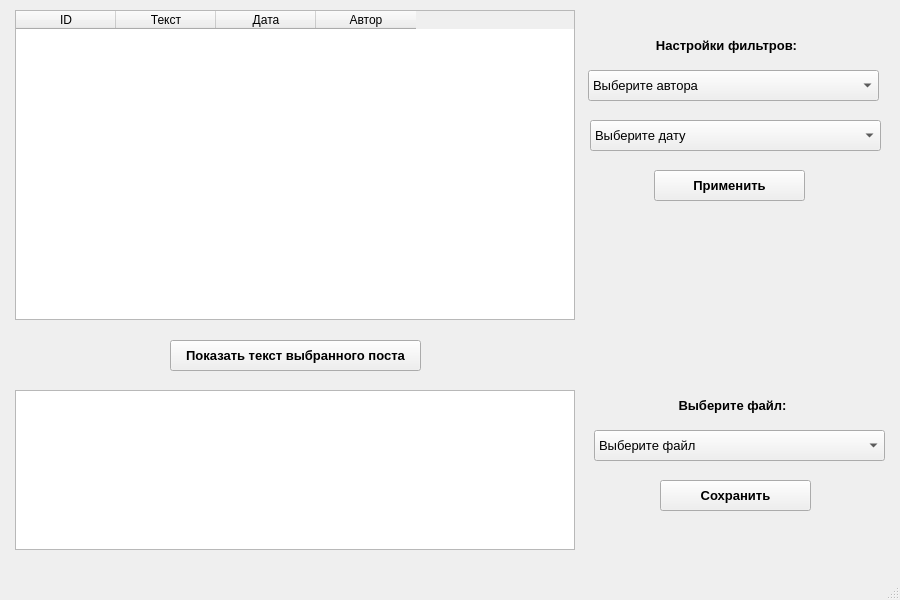
<?xml version="1.0" encoding="UTF-8"?>
<ui version="4.0">
 <class>MainWindow</class>
 <widget class="QMainWindow" name="MainWindow">
  <property name="geometry">
   <rect>
    <x>0</x>
    <y>0</y>
    <width>900</width>
    <height>600</height>
   </rect>
  </property>
  <property name="minimumSize">
   <size>
    <width>900</width>
    <height>600</height>
   </size>
  </property>
  <property name="windowTitle">
   <string>Парсер Аничкова</string>
  </property>
  <widget class="QWidget" name="centralwidget">
   <widget class="QTableWidget" name="table">
    <property name="geometry">
     <rect>
      <x>15</x>
      <y>10</y>
      <width>560</width>
      <height>310</height>
     </rect>
    </property>
    <property name="editTriggers">
     <set>QAbstractItemView::NoEditTriggers</set>
    </property>
    <property name="selectionMode">
     <enum>QAbstractItemView::SingleSelection</enum>
    </property>
    <property name="selectionBehavior">
     <enum>QAbstractItemView::SelectRows</enum>
    </property>
    <column>
     <property name="text">
      <string>ID</string>
     </property>
    </column>
    <column>
     <property name="text">
      <string>Текст</string>
     </property>
    </column>
    <column>
     <property name="text">
      <string>Дата</string>
     </property>
    </column>
    <column>
     <property name="text">
      <string>Автор</string>
     </property>
    </column>
   </widget>
   <widget class="QComboBox" name="authorBox">
    <property name="geometry">
     <rect>
      <x>588</x>
      <y>70</y>
      <width>291</width>
      <height>31</height>
     </rect>
    </property>
    <property name="font">
     <font>
      <pointsize>10</pointsize>
      <italic>false</italic>
     </font>
    </property>
    <property name="currentText">
     <string>Выберите автора</string>
    </property>
    <item>
     <property name="text">
      <string>Выберите автора</string>
     </property>
    </item>
   </widget>
   <widget class="QComboBox" name="dateBox">
    <property name="geometry">
     <rect>
      <x>590</x>
      <y>120</y>
      <width>291</width>
      <height>31</height>
     </rect>
    </property>
    <property name="font">
     <font>
      <pointsize>10</pointsize>
      <italic>false</italic>
     </font>
    </property>
    <property name="currentText">
     <string>Выберите дату</string>
    </property>
    <item>
     <property name="text">
      <string>Выберите дату</string>
     </property>
    </item>
   </widget>
   <widget class="QLabel" name="label">
    <property name="geometry">
     <rect>
      <x>616</x>
      <y>30</y>
      <width>221</width>
      <height>31</height>
     </rect>
    </property>
    <property name="font">
     <font>
      <pointsize>10</pointsize>
      <weight>75</weight>
      <bold>true</bold>
     </font>
    </property>
    <property name="text">
     <string>Настройки фильтров:</string>
    </property>
    <property name="alignment">
     <set>Qt::AlignCenter</set>
    </property>
   </widget>
   <widget class="QPushButton" name="search">
    <property name="geometry">
     <rect>
      <x>654</x>
      <y>170</y>
      <width>151</width>
      <height>31</height>
     </rect>
    </property>
    <property name="font">
     <font>
      <pointsize>10</pointsize>
      <weight>75</weight>
      <bold>true</bold>
     </font>
    </property>
    <property name="text">
     <string>Применить</string>
    </property>
   </widget>
   <widget class="QPlainTextEdit" name="postView">
    <property name="geometry">
     <rect>
      <x>15</x>
      <y>390</y>
      <width>560</width>
      <height>160</height>
     </rect>
    </property>
    <property name="readOnly">
     <bool>true</bool>
    </property>
   </widget>
   <widget class="QComboBox" name="fileBox">
    <property name="geometry">
     <rect>
      <x>594</x>
      <y>430</y>
      <width>291</width>
      <height>31</height>
     </rect>
    </property>
    <property name="font">
     <font>
      <pointsize>10</pointsize>
      <italic>false</italic>
     </font>
    </property>
    <property name="currentText">
     <string>Выберите файл</string>
    </property>
    <item>
     <property name="text">
      <string>Выберите файл</string>
     </property>
    </item>
   </widget>
   <widget class="QLabel" name="label_2">
    <property name="geometry">
     <rect>
      <x>622</x>
      <y>390</y>
      <width>221</width>
      <height>31</height>
     </rect>
    </property>
    <property name="font">
     <font>
      <pointsize>10</pointsize>
      <weight>75</weight>
      <bold>true</bold>
     </font>
    </property>
    <property name="text">
     <string>Выберите файл:</string>
    </property>
    <property name="alignment">
     <set>Qt::AlignCenter</set>
    </property>
   </widget>
   <widget class="QPushButton" name="save">
    <property name="geometry">
     <rect>
      <x>660</x>
      <y>480</y>
      <width>151</width>
      <height>31</height>
     </rect>
    </property>
    <property name="font">
     <font>
      <pointsize>10</pointsize>
      <weight>75</weight>
      <bold>true</bold>
     </font>
    </property>
    <property name="text">
     <string>Сохранить</string>
    </property>
   </widget>
   <widget class="QPushButton" name="showChosen">
    <property name="geometry">
     <rect>
      <x>170</x>
      <y>340</y>
      <width>251</width>
      <height>31</height>
     </rect>
    </property>
    <property name="font">
     <font>
      <pointsize>10</pointsize>
      <weight>75</weight>
      <bold>true</bold>
     </font>
    </property>
    <property name="text">
     <string>Показать текст выбранного поста</string>
    </property>
   </widget>
  </widget>
  <widget class="QMenuBar" name="menubar">
   <property name="geometry">
    <rect>
     <x>0</x>
     <y>0</y>
     <width>900</width>
     <height>21</height>
    </rect>
   </property>
  </widget>
  <widget class="QStatusBar" name="statusbar"/>
 </widget>
 <resources/>
 <connections/>
</ui>
